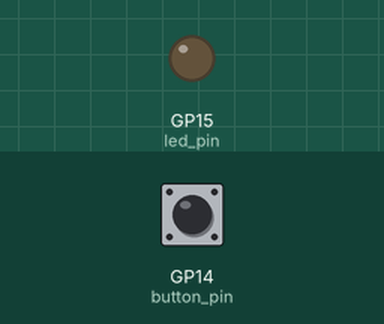
This program was run on a simulated Raspberry Pi Pico running MicroPython. Shown: output pins drawn as LEDs (lit = HIGH). The test bench sets the inputs (shaded band); at power-on: GP14 (button_pin) HIGH.

Above: at 1.2 s.
1.3 s: GP14 (button_pin) pulled LOW for 0.15 s
At 1.37 s:
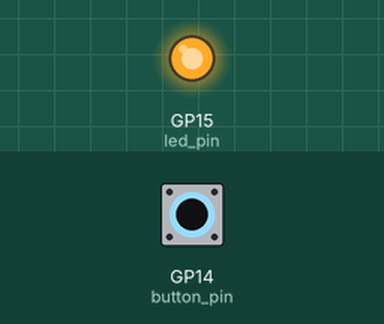
2.9 s: GP14 (button_pin) pulled LOW for 3.2 s
At 7.2 s:
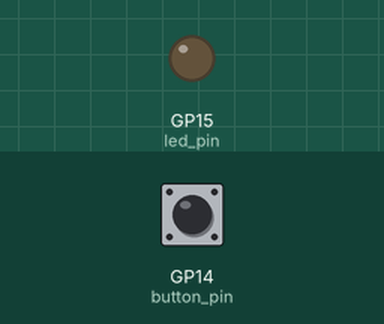
Timing chart, 0 to 8.7 s (numbered marks = the images above; inputs shaded):
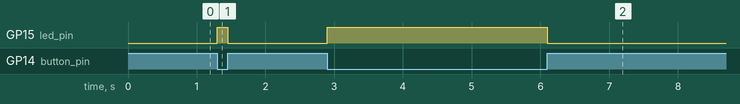

Measured:
- after the input at 1.3 s, GP15 (led_pin): LOW → HIGH at once, → LOW 0.15 s later
- after the input at 2.9 s, GP15 (led_pin): LOW → HIGH at once, → LOW 3.2 s later

The program:

main.py
```python
from machine import Pin
from time import sleep_us
led_pin = Pin(15, mode=Pin.OUT)
button_pin = Pin(14, mode=Pin.IN, pull=Pin.PULL_UP)
BUTTON_ON = 0
BUTTON_OFF = 1

flash_pattern = []
total_cycles = 500000
sampling_rate = 1


def playback():
    while True:
        led_pin.off()
        for cycles in flash_pattern:
            led_pin.toggle()
            for _ in range(cycles):
                if button_pin.value() == BUTTON_ON:
                    led_pin.off()
                    return
                sleep_us(sampling_rate)


def record():
    cycle_counter = 0
    flash_pattern.clear()
    button_pin_state = BUTTON_ON
    led_pin.on()
    while cycle_counter < total_cycles:
        toggle_counter = 0
        while button_pin.value() == button_pin_state and cycle_counter < total_cycles:
            toggle_counter += 1
            cycle_counter += 1
            sleep_us(sampling_rate)
        button_pin_state = button_pin.value()
        flash_pattern.append(toggle_counter)
        if button_pin_state == BUTTON_ON:
            led_pin.on()
        else:
            led_pin.off()


def recording_ended():
    alert_pattern = [50000, 50000, 50000, 50000,
                     50000, 50000, 25000, 25000, 25000, 100000]
    led_pin.off()
    for cycles in alert_pattern:
        led_pin.toggle()
        for _ in range(cycles):
            sleep_us(sampling_rate)


while True:
    record()
    recording_ended()
    playback()
```
